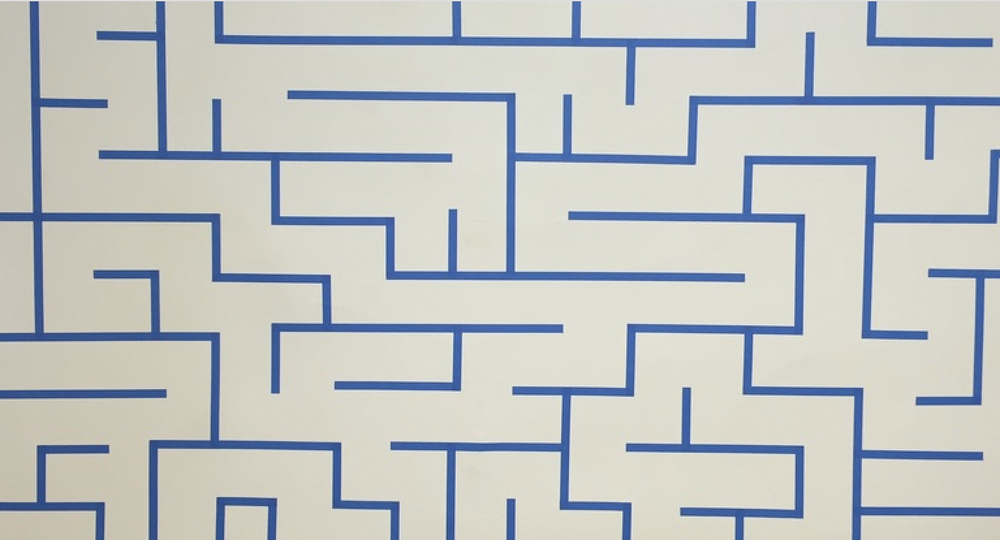
#> input picture path_planning/maze_photos/test_img.png, 1000 x 540 px, shrunk from 1536 x 830 before the run
$ python CornerDetection.py maze_photos/test_img.png
#> lines starting #> are read from the running program, lines starting #| are printed output that depends on the picture; after the words box and inside, x2 and y2 are one past the last pixel; in counts of white or black regions, pixels touching at a corner belong together
from matplotlib import pyplot as plt
import sys
from skimage.morphology import skeletonize_3d
from skimage import io
from skimage.feature import corner_harris, corner_subpix, corner_peaks
from skimage.filters import threshold_otsu, gaussian
from skimage.util import invert

def main(argv):
    image = io.imread(argv[0], True)
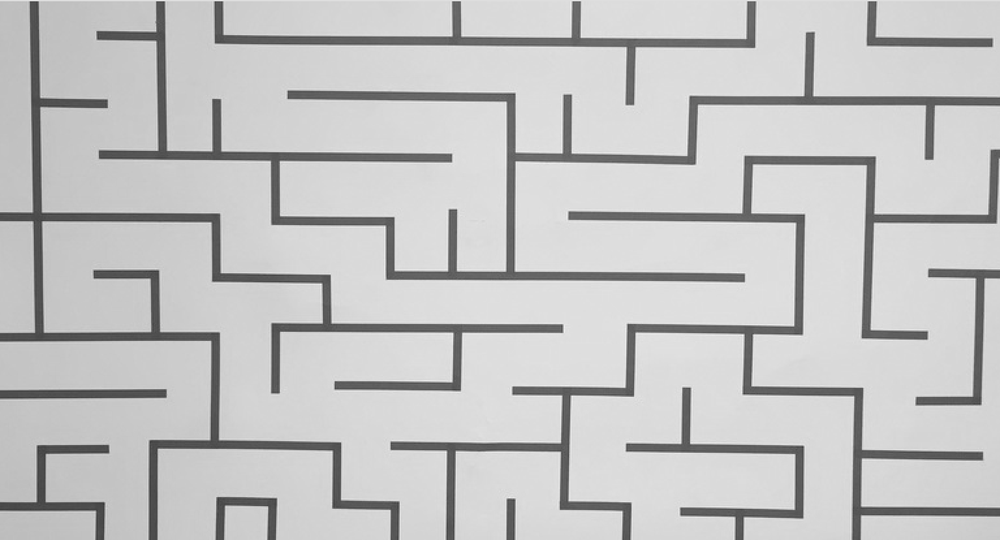
#> image: shape (540, 1000) float64; min 0.216, max 0.989, mean 0.767
    smooth = gaussian(image, sigma=4, mode='reflect')
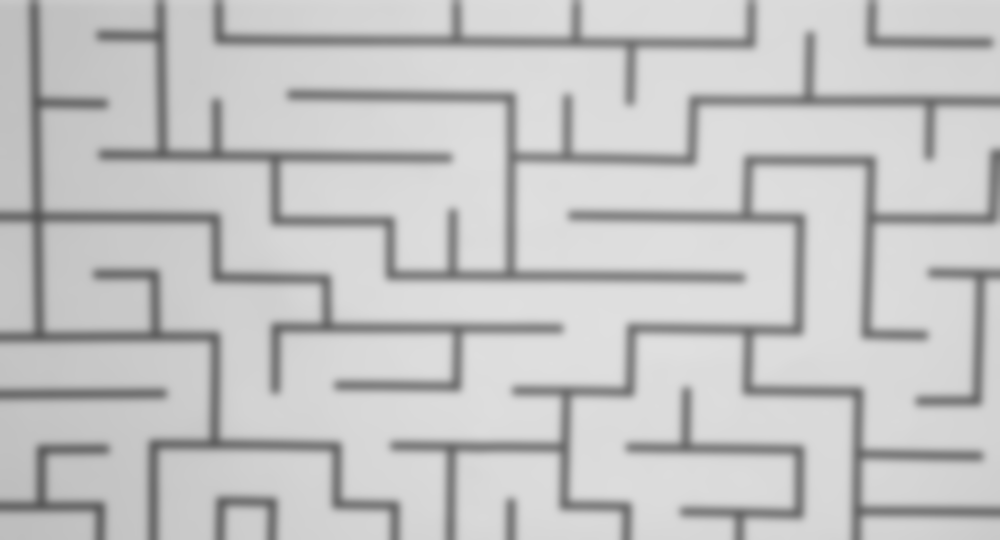
#> smooth: shape (540, 1000) float64; min 0.337, max 0.877, mean 0.767
    binary = image > threshold_otsu(smooth)
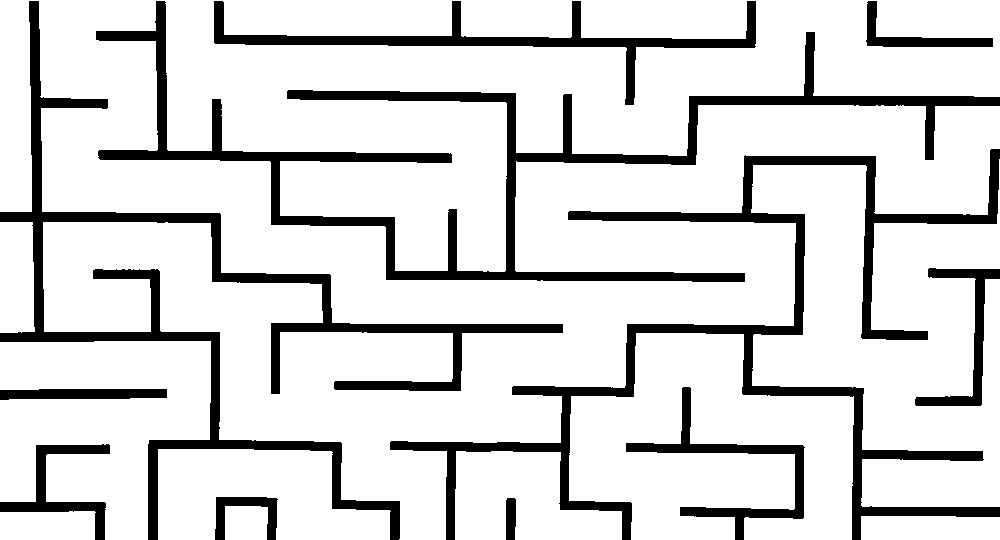
#> binary: shape (540, 1000) bool; 84.4% white; 11 black regions, largest, box (x1, y1, x2, y2) and area: (96, 1, 1000, 282) 21931, (390, 149, 1000, 540) 21320, (0, 1, 563, 540) 20774


    skeleton = skeletonize_3d(invert(binary))
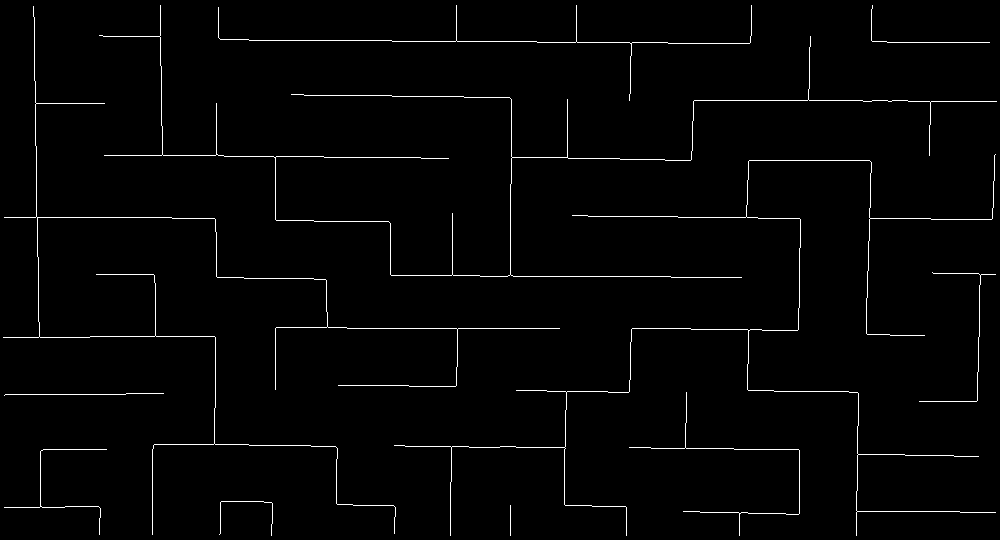
#> skeleton: shape (540, 1000); 1.7% white in thin lines or dots

    coords = corner_peaks(corner_harris(binary, k=0.2, sigma=4), min_distance=5)
#> coords = 1821 pairs, first value 15 to 529, second value 14 to 994
    coords_subpix = corner_subpix(binary, coords, window_size=13)
#> coords_subpix = 1821 rows, first 8: [223.4, 998.4], [42, 988.1], [277, 740.1], [328, 558.1], [335, 923.1], [393, 162.1], [447, 629.9], [155.1, 929]

    fig, ax = plt.subplots()
    ax.imshow(binary, interpolation='nearest', cmap=plt.cm.gray)
    ax.plot(coords[:, 1], coords[:, 0], '+r', markersize=15)
    # ax.plot(coords_subpix[:, 1], coords_subpix[:, 0], '+r', markersize=15)
    ax.axis((0, 600, 600, 0))
    plt.show()
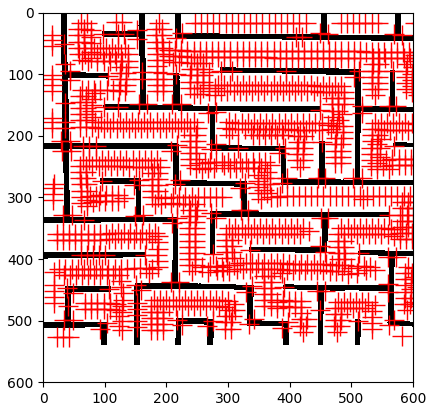
#> figure drawn by matplotlib, 1 panel

if __name__ == "__main__":
    main(sys.argv[1:])
